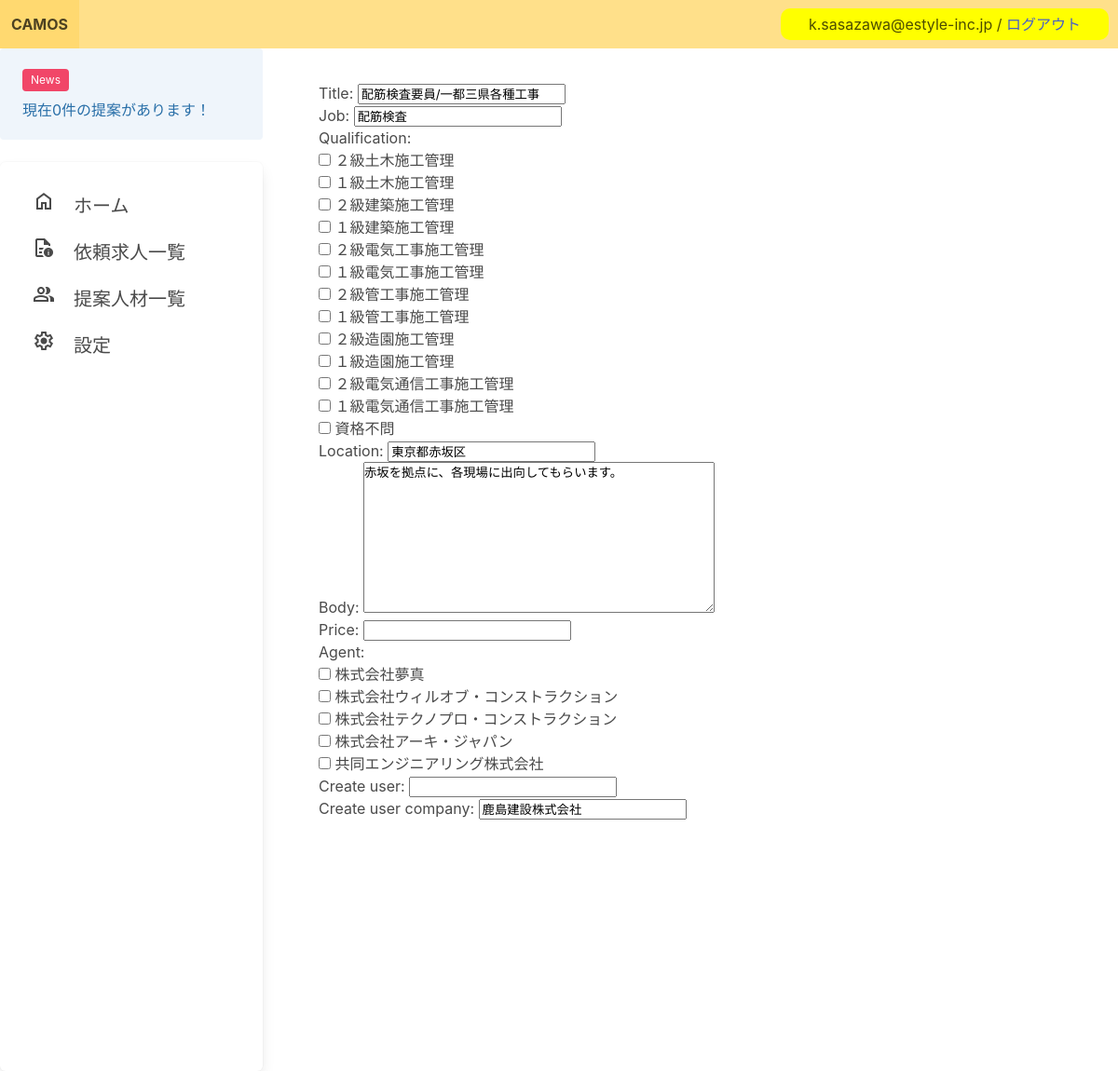
Screenshot of /camos_app/client_job_edit/5 (signed in) with the database file from the repository.
### camos_app/models.py (models this page shows)
class Users(AbstractBaseUser, PermissionsMixin):
    username = models.CharField(max_length=255)
    email = models.EmailField(max_length=255, unique=True)
    company_name = models.CharField(max_length=255, unique=True)
    user_type = models.CharField(max_length=10)
    site_name = models.CharField(max_length=255, null=True)
    capital = models.IntegerField(null=True)
    website = models.URLField(null=True)
    permit_license = models.FileField(null=True, upload_to='camos_app/')
    is_active = models.BooleanField(default=True)
    is_staff = models.BooleanField(default=False)
    USERNAME_FIELD = 'email'
    REQUIRED_FIELDS = ['username']
    objects = UserManager()
    class Meta:
        db_table = 'users'
    def __str__(self):
        return self.email

class Post(models.Model):
    title = models.CharField(max_length=255)
    job = models.CharField(max_length=255)
    qualification = models.CharField(max_length=255)
    location = models.CharField(max_length=255)
    price = models.IntegerField()
    body = models.TextField()
    agent = models.CharField(max_length=255)
    data_added = models.DateTimeField(auto_now_add=True)
    create_user = models.ForeignKey(get_user_model(),on_delete=models.CASCADE)
    create_user_company = models.CharField(max_length=255)

### camos_app/views.py (the view)
# urls.py: path('client_job_edit/<int:id>', views.client_job_edit, name="client_job_edit"),
@login_required
def client_job_edit(request, id):
    people_all = Person.objects.all()
    person_cnt = 0
    for person in people_all:
        if person.job.create_user == request.user:
            person_cnt += 1
    post = Post.objects.get(id=id)
    form = forms.PostForm(initial={
        'title': post.title,
        'job': post.job,
        'qualification': post.qualification,
        'location': post.location,
        'body': post.body,
        'price': post.agent,
        'create_user': post.create_user,
        'create_user_company': post.create_user_company,
    })
    return render(request, "camos_app/client_job_edit.html", context = {
        "post": post,
        "person_cnt": person_cnt,
        "form": form,
    })

### templates/camos_app/client_job_edit.html
{% extends "camos_app/client_base.html" %}
{% block content %}
{{form.as_p}}
{% endblock %}

### templates/camos_app/client_base.html (shortened to what this page needs)
<!DOCTYPE html>
<html lang="ja">
<head>
    <link rel="stylesheet" href="https://cdn.jsdelivr.net/npm/bulma@0.9.4/css/bulma.min.css">
</head>
<body>
    <nav class="navbar is-warning" style="display: flex; justify-content:space-between; align-items: center;">
            <div class="navbar-brand">
            <a id="back" href="{% url 'camos_app:client_home' %}" class="navbar-item">
                <strong>CAMOS</strong>
            </a>
            </div>
            <div style="margin-right: 10px; padding: 5px 30px; background-color: yellow; border-radius: 10px;">
                {% if request.user.is_authenticated %}
                <div>{{request.user}} / <a href="{% url 'camos_app:user_logout' %}">ログアウト</a></div>
                {% else %}
                <a href="{% url 'client_login' %}">ログイン</a>
                {% endif %}
            </div>
    </nav>
    <div class="columns">
        <div class="submenu column is-3" style="height: 1000px;">
            <aside class="notification is-info is-light">
            <div class="mb-2">
                <span class="tag is-danger">News</span>
            </div>
            <div>
                現在{{person_cnt}}件の提案があります！
            </div>
            </aside>
            <aside class="box menu" style="height: 100%;">
            <ul class="menu-list">
                <li class="is-size-5"><a href="{% url 'camos_app:client_home' %}"><span class="material-symbols-outlined">home</span>　ホーム</a></li>
                <li class="is-size-5"><a href="{% url 'camos_app:client_job_list' %}"><span class="material-symbols-outlined">quick_reference</span>　依頼求人一覧</a></li>
                <li class="is-size-5"><a href="{% url 'camos_app:client_worker_list' %}"><span class="material-symbols-outlined">group</span>　提案人材一覧</a></li>
                <li class="is-size-5"><a href="{% url 'camos_app:client_settings' %}"><span class="material-symbols-outlined">settings</span>　設定</a></li>
            </ul>
            </aside>
        </div>
        <section class="section column">
            <div>{% block content %} {% endblock %}</div>
        </section>
    </div>
</body>
</html>

### rows the page displays
Users: user "k.sasazawa@estyle-inc.jp"
Post: title "配筋検査要員/一都三県各種工事", job "配筋検査", qualification "☐ ☐ ☐ ☐ ☐ ☐ ☐ ☐ ☐ ☐ ☐ ☐ ☐", location "東京都赤坂区", body "赤坂を拠点に、各現場に出向してもらいます。", agent "☐ ☐ ☐ ☐ ☐", create_user_company "鹿島建設株式会社"

### other values shown
{{ person_cnt }} "0"
